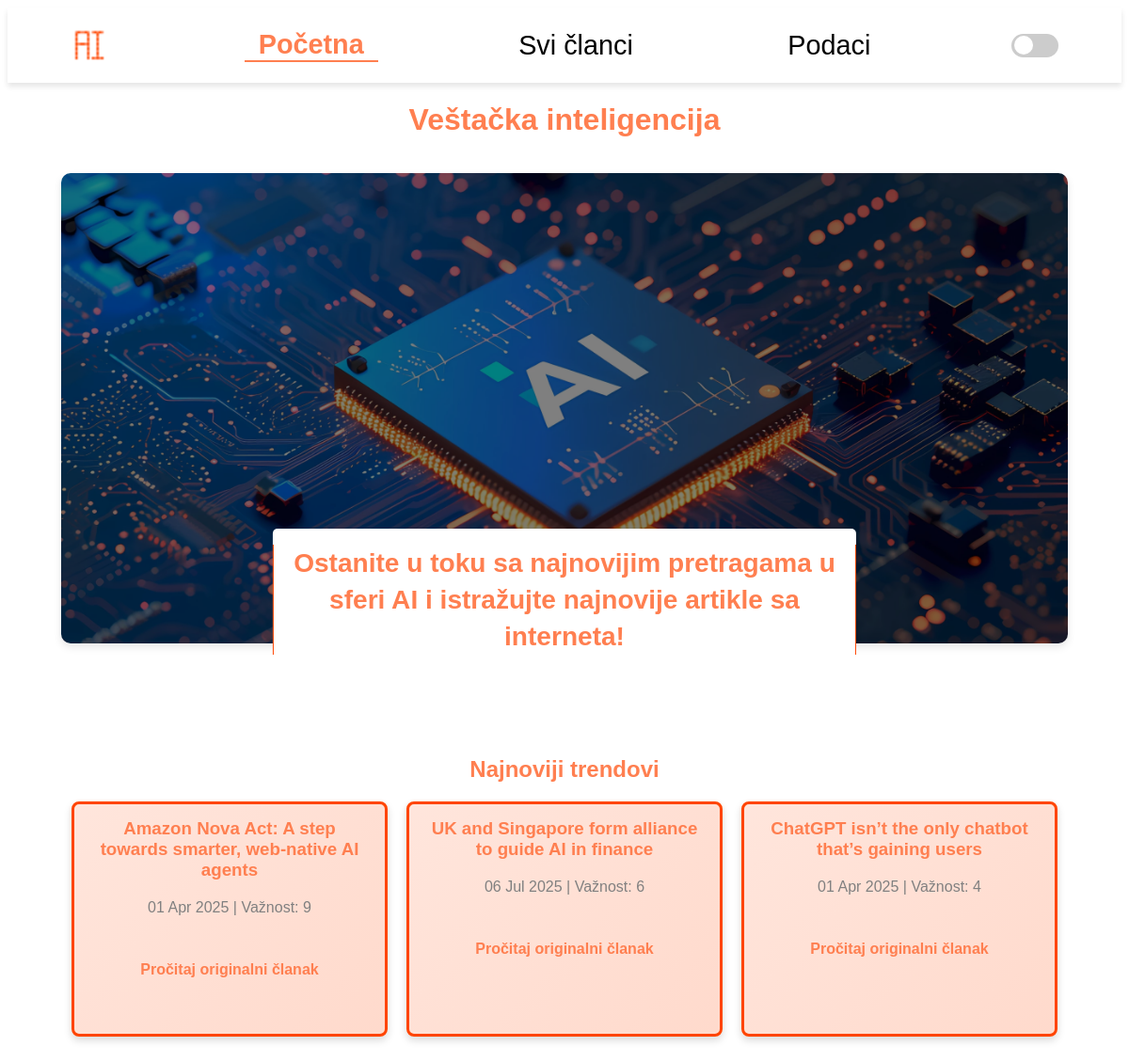
The app's page /trends/ with its own data.
### trends/models.py (models this page shows)
class TrendArticle(models.Model):
    title = models.CharField(max_length=200)
    content = models.TextField()
    published_date = models.DateTimeField(default=timezone.now)
    importance = models.IntegerField(default=0)
    link = models.URLField(default='https://example.com')

### trends/views.py (the view)
# urls.py: path('', views.index, name='index'),
def index(request):
    articles = TrendArticle.objects.order_by('-importance')[:3]
    return render(request, 'index.html', {'articles': articles})

### trends/templates/index.html (shortened to what this page needs)
{% extends "base.html" %}
{% load static %}
{% block css_files %}
    <link rel="stylesheet" href="{% static "trends/indextrends.css" %}">
    <link rel="stylesheet" href="{% static "trends/includes/header.css" %}">
    <link rel="stylesheet" href="{% static "trends/lightdarkmode.css" %}">
{% endblock %}
{% block content %}
    <h1>Veštačka inteligencija</h1>
    <br>
    <div class="pic-section">
        <div class="ai-image">
            <img src="{% static 'images/ai_image.jpg' %}" alt="Veštačka inteligencija" >
        </div>
        <div class="pic-box">
            <h3 id="pic-text"> Ostanite u toku sa najnovijim pretragama u sferi AI i istražujte najnovije artikle sa interneta!</h3>
        </div>
    </div>
    <h2>Najnoviji trendovi</h2>
    <div class="article-grid">
        {% for article in articles|slice:":3" %}
            <div class="article-card">
                <a href="{% url 'article_detail' article.id %}">
                    <h3>{{ article.title }}</h3>
                </a>
                <p>{{ article.published_date|date:"d M Y" }} | Važnost: {{ article.importance }}</p>
                <p id="indexp-p"><a href="{{ article.link }}" target="_blank">Pročitaj originalni članak</a></p>
            </div>
        {% empty %}
            <p>Nema članaka.</p>
        {% endfor %}
    </div>
    <br>
{% endblock %}

### templates/base.html (shortened to what this page needs)
{% load static %}
<!DOCTYPE html>
<html lang="en">
    <head>
        <link rel="stylesheet" href="{% static "styles.css" %}">
        {% block css_files %}{% endblock %}
    </head>
    <body>
        {% include "trends/includes/header.html" %}
        {% block content %}{% endblock %}
    </body>
</html>

### trends/templates/trends/includes/header.html (shortened to what this page needs)
{% load static %}
<header id="header">
    <nav>
        <img src="{% static 'images/favicon.ico' %}" alt="Logo" class="site-logo">
        <a href="{% url 'index' %}" class="{% if 'index' in request.resolver_match.url_name %}active{% endif %}">Početna</a>
        <a href="{% url 'article_list' %}" class="{% if 'article_list' in request.resolver_match.url_name %}active{% endif %}">Svi članci</a>
        <a href="{% url 'podaci' %}" class="{% if 'podaci' in request.resolver_match.url_name %}active{% endif %}">Podaci</a>
        <div class="theme-toggle">
            <label for="theme-switch" class="toggle-label"></label>
        </div>
    </nav>
</header>

### static/styles.css (style rules this page uses)
html { font-family: "Roboto Condensed", sans-serif; color: #ffffff; }
h1, h2, h3 { color: #ff7f50; }
a { color: #ffffff; text-decoration: none; transition: color 0.3s ease-in-out; }
.light-mode { background-color: white; color: black; }

### trends/static/trends/indextrends.css (style rules this page uses)
body { text-align: center; font-family: Arial, sans-serif; }
h1, h2 { margin-bottom: 20px; }
p { margin-bottom: 40px; font-size: 16px; line-height: 1.6; }
.article-card { border: 3px solid #ff4500; padding: 15px; width: 300px; text-align: center; border-radius: 8px; transition: transform 0.3s ease-in-out, box-shadow 0.3s ease-in-out; box-shadow: 0px 4px 8px rgba(0, 0, 0, 0.15); background: linear-gradient(135deg, rgba(255, 127, 80, 0.2), rgba(255, 69, 0, 0.2)); }
.article-card { opacity: 0; transform: translateY(20px); transition: opacity 0.5s ease-out, transform 0.5s ease-out; }
.article-card:nth-child(1) { animation: fadeIn 0.5s ease-out 0.3s forwards; }
.article-card:nth-child(2) { animation: fadeIn 0.5s ease-out 0.6s forwards; }
.article-card:nth-child(3) { animation: fadeIn 0.5s ease-out 0.9s forwards; }
.article-card h3 { margin: 0 0 10px; }
.article-card p { color: gray; }
.article-grid { display: flex; justify-content: center; gap: 20px; margin-bottom: 40px; }
.pic-section { position: relative; width: 98%; height: 600px; margin: 0 auto; }
.ai-image { margin: 0 auto; margin-bottom: 40px; }
.ai-image img { width: 1070px; height: 500px; border-radius: 10px; filter: brightness(50%); object-fit: cover; box-shadow: 0px 4px 8px rgba(0, 0, 0, 0.1); }
.pic-box { position: absolute; bottom: 12%; left: 50%; transform: translateX(-50%); background-color: var(--box-color); padding: 15px 20px; width: 50%; height: 20%; text-align: center; font-size: 1.5rem; font-weight: bold; border-radius: 5px; display: flex; align-items: center; justify-content: center; text-align: center; word-wrap: break-word; max-width: 70%; line-height: 1.4; }
#pic-text { overflow: hidden; border-right: 1px solid #ff4500; border-left: 1px solid #ff4500; display: inline-block; animation: typing 2s steps(40, end); position: absolute; text-align: center; font-weight: bold; }
#indexp-p a { color: #ff7f50; text-decoration: none; font-weight: bold; position: relative; }
#indexp-p a::after { content: ""; position: absolute; width: 100%; height: 2px; bottom: -3px; left: 0; background-color: #ff4500; transform: scaleX(0); transform-origin: left; transition: transform 0.3s ease-out; }

### trends/static/trends/includes/header.css (style rules this page uses)
header { width: 100%; height: 5rem; background-color: #2d2d2d; box-shadow: 0px 4px 6px rgba(0, 0, 0, 0.1); }
header nav { width: 100%; height: 100%; display: flex; justify-content: space-around; align-items: center; }
header nav a { color: #ffffff; font-size: 1.8rem; font-weight: 500; text-decoration: none; padding: 0 15px; transition: color 0.3s ease-in-out; }
header.light-mode nav a { color: #000000; }
header nav a.active { color: #ff7f50; font-weight: bold; border-bottom: 2px solid #ff7f50; }
header.light-mode nav a.active { color: #ff7f50; font-weight: bold; border-bottom: 2px solid #ff7f50; }
.theme-toggle { display: flex; align-items: center; }
.toggle-label { width: 50px; height: 25px; background-color: #ccc; border-radius: 15px; position: relative; cursor: pointer; display: block; }
.toggle-label::after { content: ""; width: 20px; height: 20px; background-color: white; border-radius: 50%; position: absolute; top: 2.5px; left: 3px; transition: all 0.3s ease-in-out; }
.site-logo { width: 40px; height: auto; margin-right: 10px; }

### trends/static/trends/lightdarkmode.css (style rules this page uses)
body { background-color: #ffffff; color: #000000; }
header.light-mode { background-color: #ffffff; color: #000000; }
.light-mode .pic-box { border: none !important; background-color: var(--box-light); color: #1e1e1e; }
:root { --box-light: white; --box-dark: #1e1e1e; }

### records on screen
TrendArticle: title "Amazon Nova Act: A step towards smarter, web-native AI agents", published_date "01 Apr 2025", importance "9"
TrendArticle: title "UK and Singapore form alliance to guide AI in finance", published_date "06 Jul 2025", importance "6"
TrendArticle: title "ChatGPT isn’t the only chatbot that’s gaining users", published_date "01 Apr 2025", importance "4"
